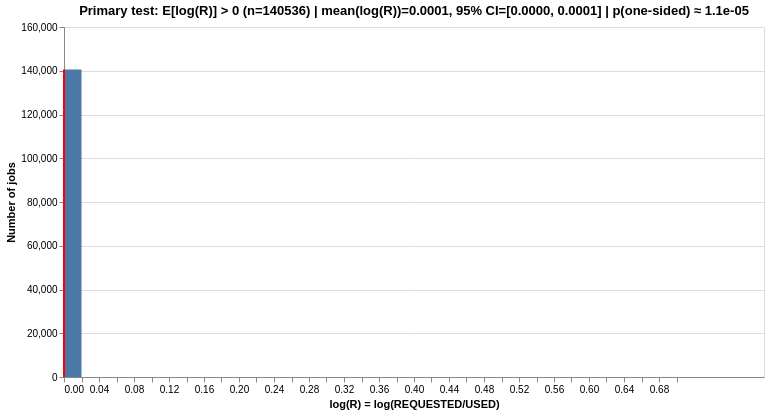

The notebook cell saved with this chart:
### Code cell
# !pip install altair
# !pip install "vegafusion>=2.0.3"
!pip install "vl-convert-python>=1.8.0"
import pandas as pd
import numpy as np
import altair as alt
alt.data_transformers.enable("vegafusion")

def visualize_over_requesting(df, alpha=0.05, max_bins=60):
    """
    Visualize the primary quantity of interest for the over-requesting hypothesis.

    Primary quantity of interest:
      R_i = REQUESTED_CORE_HOURS_i / USED_CORE_HOURS_i
    Inclusion (per job):
      - REQUESTED_CORE_HOURS > 0
      - USED_CORE_HOURS > 0
      - END_TIMESTAMP is not null
      - EXIT_STATUS = 0 (completed)

    Hypotheses:
      H0: E[log(R_i)] = 0
      H1: E[log(R_i)] > 0  (over-requesting)

    Visualization:
      - Histogram of log(R_i) with bins, overlaid with a vertical line at log(R_i)=0 (R=1)
      - Title annotates sample size, mean log(R), 95% CI for mean(log(R)),
        and a one-sided p-value for H1: E[log(R)] > 0 (if SciPy is available)

    Returns:
      An Altair Chart object (vega-lite spec) that can be rendered with .display() in Jupyter
      or chart.show()/chart.save as appropriate in your environment.
    """
    # Basic filtering per the refinement rules
    mask = (
        (df.get('REQUESTED_CORE_HOURS', pd.Series(dtype=float)) > 0) &
        (df.get('USED_CORE_HOURS', pd.Series(dtype=float)) > 0) &
        df.get('END_TIMESTAMP', pd.Series(dtype='float')).notna() &
        (df.get('EXIT_STATUS', pd.Series(dtype=float)) == 0)
    )
    df_valid = df.loc[mask].copy()
    if df_valid.shape[0] < 2:
        # Not enough data to test; return a simple placeholder chart
        placeholder = pd.DataFrame({'x': [0]})
        chart = alt.Chart(placeholder).mark_text().encode(text=alt.datum('No data available for the required criteria.'))
        chart = chart.properties(title="Primary test: insufficient data after inclusion criteria.")
        return chart

    # Compute R_i and log(R_i)
    df_valid['R'] = df_valid['REQUESTED_CORE_HOURS'] / df_valid['USED_CORE_HOURS']
    df_valid = df_valid[df_valid['R'] > 0]  # safety net (should already be >0 due to inclusion)
    df_valid['log_R'] = np.log(df_valid['R'])

    log_R = df_valid['log_R'].values
    n = log_R.size

    # Attempt to compute one-sided test on mean(log_R) > 0
    p_one_sided = None
    mean_logR = float(np.mean(log_R))
    se = float(np.std(log_R, ddof=1)) / np.sqrt(n) if n > 1 else np.nan  # standard error of the mean
    t_stat = np.nan
    ci_low = ci_high = np.nan

    # Compute p-value and CI if SciPy is available
    try:
        from scipy.stats import t as tdist
        if n > 1 and se > 0:
            t_stat = (mean_logR - 0.0) / se
            # one-sided p-value for H1: mean(log_R) > 0
            if t_stat > 0:
                p_one_sided = float(1.0 - tdist.cdf(t_stat, df=n-1))
            else:
                p_one_sided = float(1.0)  # no evidence in the >0 direction
            # 95% CI for the mean
            t_crit = tdist.ppf(1 - alpha/2, df=n-1)
            ci_low = mean_logR - t_crit * se
            ci_high = mean_logR + t_crit * se
        else:
            t_stat = np.nan
    except Exception:
        # SciPy not available or calculation failed
        p_one_sided = None
        t_stat = None
        ci_low = ci_high = np.nan

    # Build histogram of log_R
    hist = alt.Chart(df_valid).mark_bar().encode(
        x=alt.X('log_R:Q', bin=alt.Bin(maxbins=max_bins), title='log(R) = log(REQUESTED/USED)'),
        y=alt.Y('count()', title='Number of jobs')
    ).properties(width=700, height=300)

    # Overlay a vertical line at log_R = 0 (R = 1)
    vertical_line_df = pd.DataFrame({
        'log_R': [0, 0],
        'count': [0, df_valid.shape[0]]
    })
    vline = alt.Chart(vertical_line_df).mark_line(color='red', strokeWidth=2).encode(
        x='log_R:Q',
        y='count:Q'
    )

    # Build a chart title that reports the test statistics (if available)
    title_parts = [
        f"Primary test: E[log(R)] > 0 (n={n})"
    ]
    if not np.isnan(mean_logR) and not np.isnan(ci_low) and not np.isnan(ci_high):
        title_parts.append(f"mean(log(R))={mean_logR:.4f}, 95% CI=[{ci_low:.4f}, {ci_high:.4f}]")
        if p_one_sided is not None:
            title_parts.append(f"p(one-sided) ≈ {p_one_sided:.3g}")
    title_text = " | ".join(title_parts)

    chart = alt.layer(hist, vline).properties(title=title_text, width=700, height=350)

    return chart
    
chart = visualize_over_requesting(jobs_data)
chart

### Figure 1 — Vega specification as saved in the notebook (floating-point values rounded to 4 significant figures)
{"$schema": "https://vega.github.io/schema/vega/v6.json", "data": [{"name": "source_1", "values": [{"count": 0, "log_R": 0}, {"count": 140536, "log_R": 0}]}, {"name": "source_0", "values": [{"__count": 140518, "bin_maxbins_60_log_R": 0.0, "bin_maxbins_60_log_R_end": 0.02}, {"__count": 18, "bin_maxbins_60_log_R": 0.68, "bin_maxbins_60_log_R_end": 0.7}]}], "signals": [{"name": "layer_0_bin_maxbins_60_log_R_bins", "value": {"fields": ["log_R"], "fname": "bin_log_R", "start": 0.0, "step": 0.02, "stop": 0.7}}], "marks": [{"type": "rect", "name": "layer_0_marks", "from": {"data": "source_0"}, "encode": {"update": {"fill": {"value": "#4c78a8"}, "x2": {"field": "bin_maxbins_60_log_R", "scale": "x", "offset": {"signal": "0.5 + (abs(scale(\"x\", datum[\"bin_maxbins_60_log_R_end\"]) - scale(\"x\", datum[\"bin_maxbins_60_log_R\"])) < 0.25 ? -0.5 * (0.25 - (abs(scale(\"x\", datum[\"bin_maxbins_60_log_R_end\"]) - scale(\"x\", datum[\"bin_maxbins_60_log_R\"])))) : 0.5)"}}, "y2": {"value": 0, "scale": "y"}, "x": {"field": "bin_maxbins_60_log_R_end", "scale": "x", "offset": {"signal": "0.5 + (abs(scale(\"x\", datum[\"bin_maxbins_60_log_R_end\"]) - scale(\"x\", datum[\"bin_maxbins_60_log_R\"])) < 0.25 ? 0.5 * (0.25 - (abs(scale(\"x\", datum[\"bin_maxbins_60_log_R_end\"]) - scale(\"x\", datum[\"bin_maxbins_60_log_R\"])))) : -0.5)"}}, "y": {"field": "__count", "scale": "y"}}}, "style": ["bar"]}, {"type": "line", "name": "layer_1_marks", "from": {"data": "source_1"}, "sort": {"field": "x"}, "encode": {"update": {"strokeWidth": {"value": 2}, "x": {"field": "log_R", "scale": "x"}, "y": {"field": "count", "scale": "y"}, "defined": {"signal": "isValid(datum[\"log_R\"]) && isFinite(+datum[\"log_R\"]) && isValid(datum[\"count\"]) && isFinite(+datum[\"count\"])"}, "stroke": {"value": "red"}}}, "style": ["line"]}], "scales": [{"name": "x", "type": "linear", "domain": {"fields": [{"signal": "[layer_0_bin_maxbins_60_log_R_bins.start, layer_0_bin_maxbins_60_log_R_bins.stop]"}, {"data": "source_1", "field": "log_R"}]}, "range": [0, {"signal": "width"}], "bins": {"signal": "layer_0_bin_maxbins_60_log_R_bins"}, "zero": false, "nice": true}, {"name": "y", "type": "linear", "domain": {"fields": [{"data": "source_0", "field": "__count"}, {"data": "source_1", "field": "count"}]}, "range": [{"signal": "height"}, 0], "zero": true, "nice": true}], "axes": [{"scale": "y", "maxExtent": 0, "minExtent": 0, "zindex": 0, "gridScale": "x", "tickCount": {"signal": "ceil(height/40)"}, "ticks": false, "aria": false, "labels": false, "grid": true, "orient": "left", "domain": false}, {"scale": "x", "zindex": 0, "labelOverlap": true, "tickCount": {"signal": "ceil(width/10)"}, "grid": false, "title": "log(R) = log(REQUESTED/USED)", "labelFlush": true, "orient": "bottom"}, {"scale": "y", "grid": false, "orient": "left", "labelOverlap": true, "tickCount": {"signal": "ceil(height/40)"}, "title": "Number of jobs", "zindex": 0}], "title": {"text": "Primary test: E[log(R)] > 0 (n=140536) | mean(log(R))=0.0001, 95% CI=[0.0000, 0.0001] | p(one-sided) ≈ 1.1e-05", "frame": "group"}, "padding": 5, "style": "cell", "background": "white", "height": 350, "width": 700}
